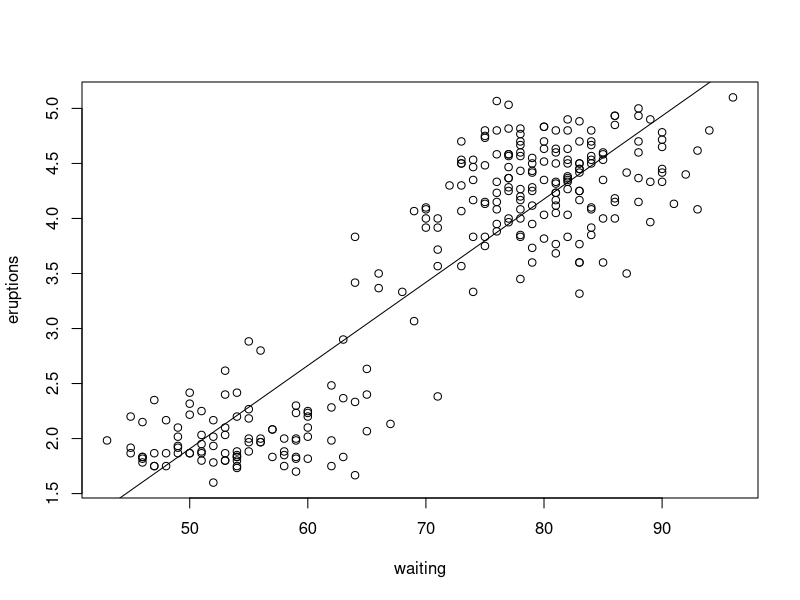
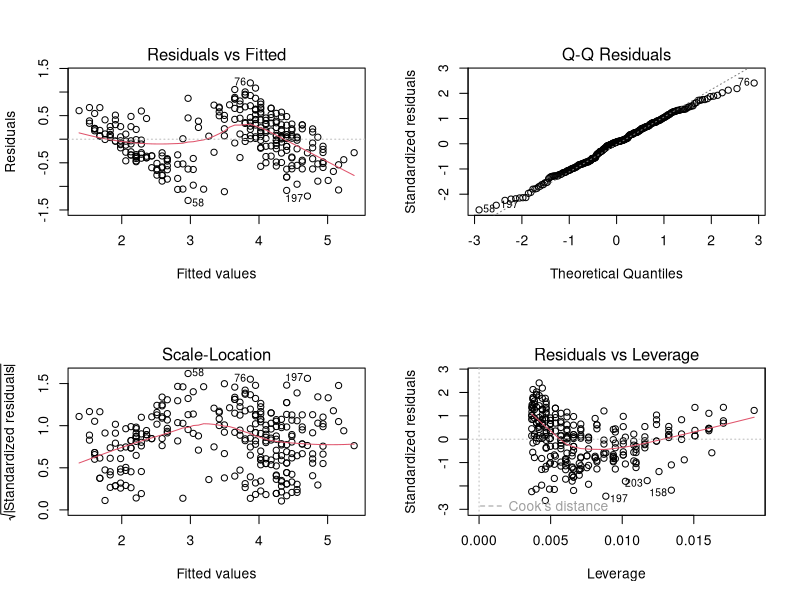

The R source for these figures, in order:
attach(faithful)
faithful

#plotting
plot(waiting, eruptions)
abline(lm(eruptions ~ waiting))
 
#model
eruption.lm <- lm(eruptions ~ waiting)
summary(eruption.lm)

par(mfrow=c(2,2))
plot(eruption.lm)

# 추정회귀식
# eruptions = 0.07568*waiting - 1.874016 

newdata <- data.frame(waiting=80)
predict(eruption.lm, newdata, type="response")
predict(eruption.lm, newdata, interval="confidence")
